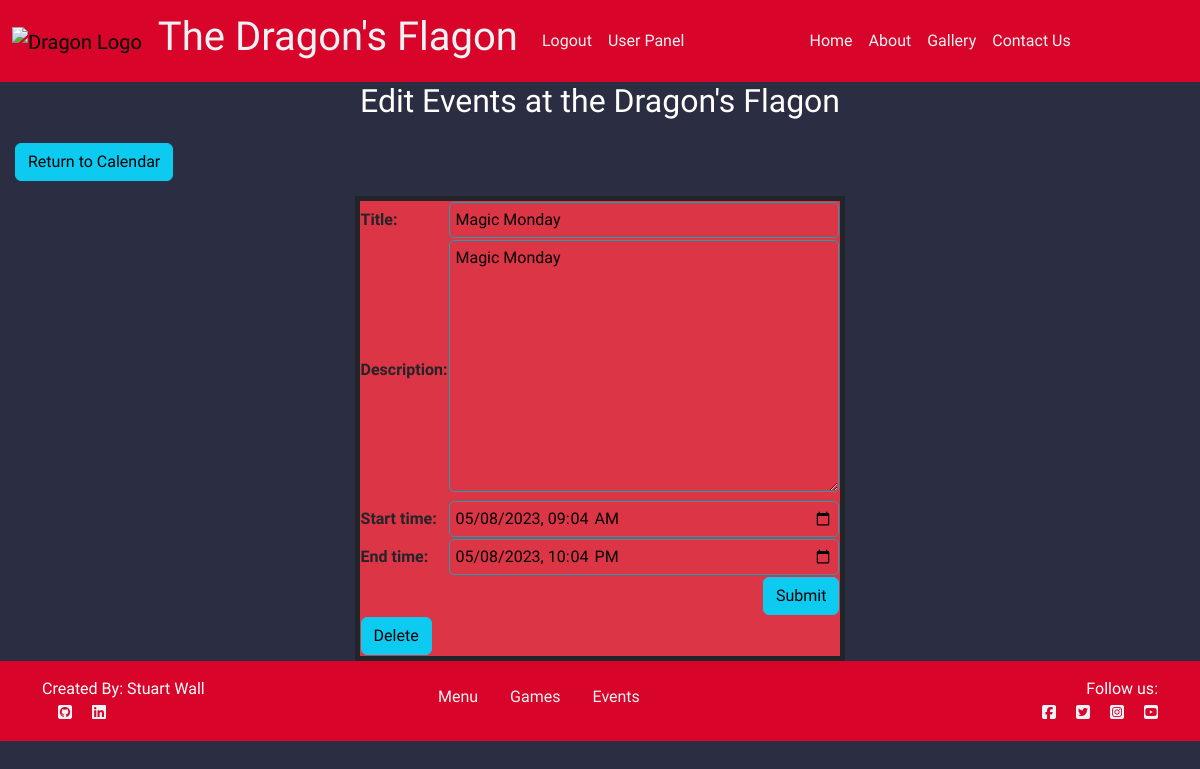
The page /events/event/edit/1/ (signed in) on the database its author committed.
### events/models.py (models this page shows, shortened)
class Event(models.Model):
    title = models.CharField(
        max_length=200
        )
    description = models.TextField()
    start_time = models.DateTimeField()
    end_time = models.DateTimeField()

### events/views.py (the view)
# urls.py: url(r'^event/edit/(?P<event_id>\d+)/$', views.event, name='event_edit'),
def event(request, event_id=None):
    instance = Event()
    if event_id:
        instance = get_object_or_404(Event, pk=event_id)
    else:
        instance = Event()
    form = EventForm(request.POST or None, instance=instance)
    if request.POST and form.is_valid():
        form.save()
        messages.success(
            request, "Event updated.")
        return HttpResponseRedirect(reverse('events:calendar'))
    context = {
        'form': form,
        'event': instance
    }
    return render(request, 'edit_event.html', context)

### events/forms.py
class EventForm(ModelForm):
    class Meta:
        model = Event
        widgets = {
            'start_time': DateInput(attrs={'type': 'datetime-local'},
                                    format='%Y-%m-%dT%H:%M'),
            'end_time': DateInput(attrs={'type': 'datetime-local'},
                                  format='%Y-%m-%dT%H:%M'),
        }
        fields = '__all__'

### templates/edit_event.html (shortened to what this page needs)
{% extends "base.html" %}
{% load static %}
{% block content %}
{% if user.is_superuser %}
<div class="row text-center text-white">
    <h2>Edit Events at the Dragon's Flagon</h2>
</div>
<div class="clearfix">
    <a class="btn btn-info left" href="{% url 'events:calendar' %}">Return to Calendar </a>
</div>
  <form method="post">
    <table class="form form-table bg-danger border border-dark border-5">
      {{ form }}
      <tr><td colspan="2"><button type="submit" class="btn btn-info right"> Submit </button></td></tr>
      <tr><td colspan="2"><a class="btn btn-info left" href="{% url 'events:event_delete' event_id=event.id %}"> Delete </a></td></tr>
    </table>
  </form>
  {% endif %}
{%endblock%}

### static/css/style.css (style rules this page uses)
body { background-color: #2B2D42; font-family: 'MedievalSharp', cursive; }
a { color: #17a2b8; }
.left { float: left; }
.right { float: right; }
.btn { outline: none; color: black; box-shadow: 0 0 0 0; }
.clearfix { margin: 15px; }
.form { margin: auto; }
.form input, .form select, .form textarea { border-radius: 5px; border: 1px solid #17a2b8; outline: none; background: none; padding: 5px; width: 100%; }

### rows shown on the page
Event: title "Magic Monday", description "Magic Monday", start_time "05/08/2023 09:04", end_time "05/08/2023 22:04"
